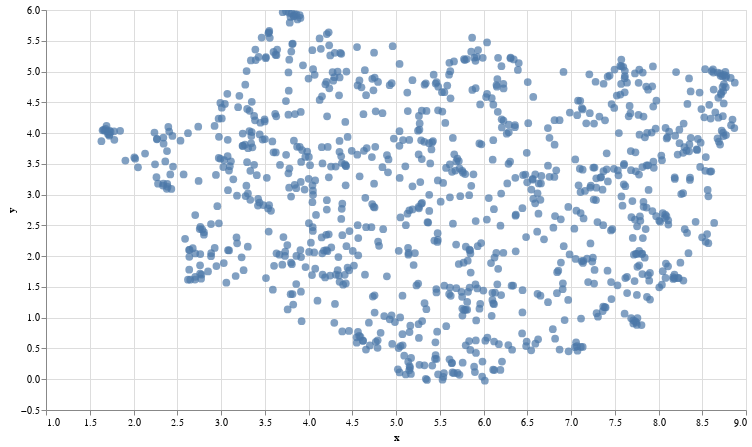

Notebook source saved alongside this figure:
### Markdown cell above
## 4. Visualizing the archive using UMAP
Finally, let's plot out all the questions onto a 2D chart so you're able to visualize the semantic similarities of this dataset!

### Code cell
# @title Plot the archive {display-mode: "form"}

# UMAP reduces the dimensions from 4096 (embed-english-v2.0) to 2 dimensions that we can plot
reducer = umap.UMAP(n_neighbors=20)
umap_embeds = reducer.fit_transform(embeds)

# Prepare the data to plot and interactive visualization
# using Altair
df_explore = pd.DataFrame(data={"text": df["text"]})
df_explore["x"] = umap_embeds[:, 0]
df_explore["y"] = umap_embeds[:, 1]

# Plot
chart = (
    alt.Chart(df_explore)
    .mark_circle(size=60)
    .encode(
        x=alt.X("x", scale=alt.Scale(zero=False)),  #'x',
        y=alt.Y("y", scale=alt.Scale(zero=False)),
        tooltip=["text"],
    )
    .properties(width=700, height=400)
)
chart.interactive()

### Figure 1 — Vega-Lite specification as saved in the notebook (floating-point values rounded to 4 significant figures; data arrays with more than 128 entries replaced by an {"elided": "..."} marker saying what was removed)
{"config": {"view": {"continuousWidth": 400, "continuousHeight": 300}}, "data": {"name": "data-1c7fc510c9ae61c642cfa21b4bbb9d36"}, "mark": {"type": "circle", "size": 60}, "encoding": {"tooltip": [{"field": "text", "type": "nominal"}], "x": {"field": "x", "scale": {"zero": false}, "type": "quantitative"}, "y": {"field": "y", "scale": {"zero": false}, "type": "quantitative"}}, "height": 400, "selection": {"selector001": {"type": "interval", "bind": "scales", "encodings": ["x", "y"]}}, "width": 700, "$schema": "https://vega.github.io/schema/vega-lite/v4.17.0.json", "datasets": {"data-1c7fc510c9ae61c642cfa21b4bbb9d36": {"elided": "1000 records"}}}
